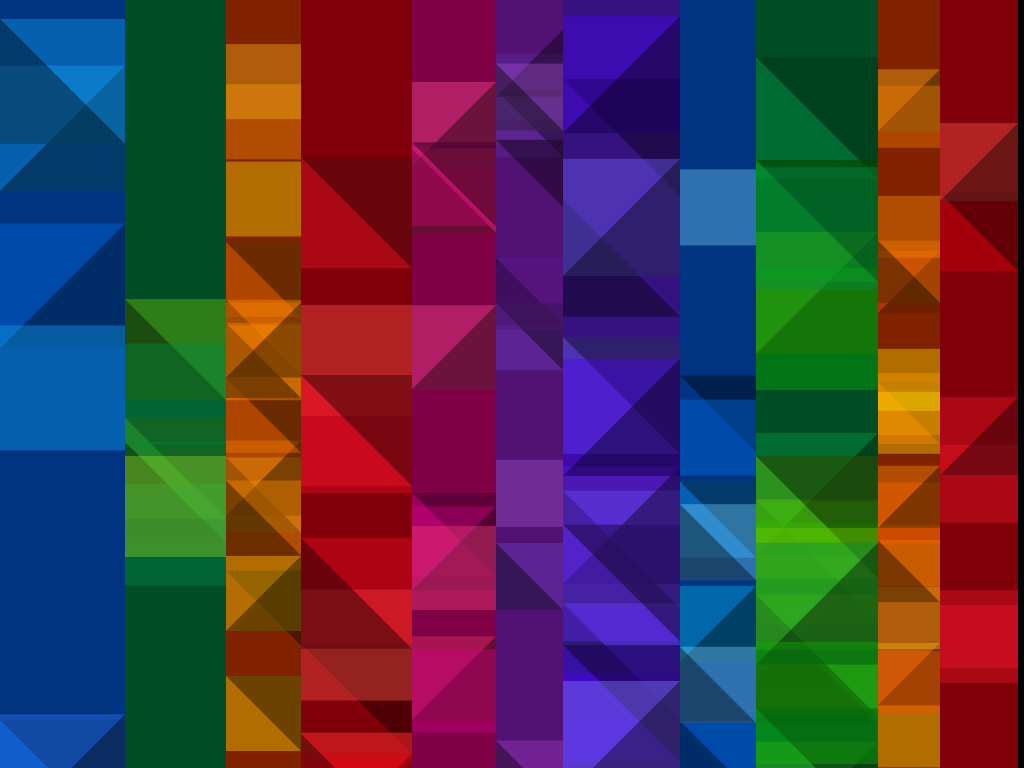
Frame 1 (no input)
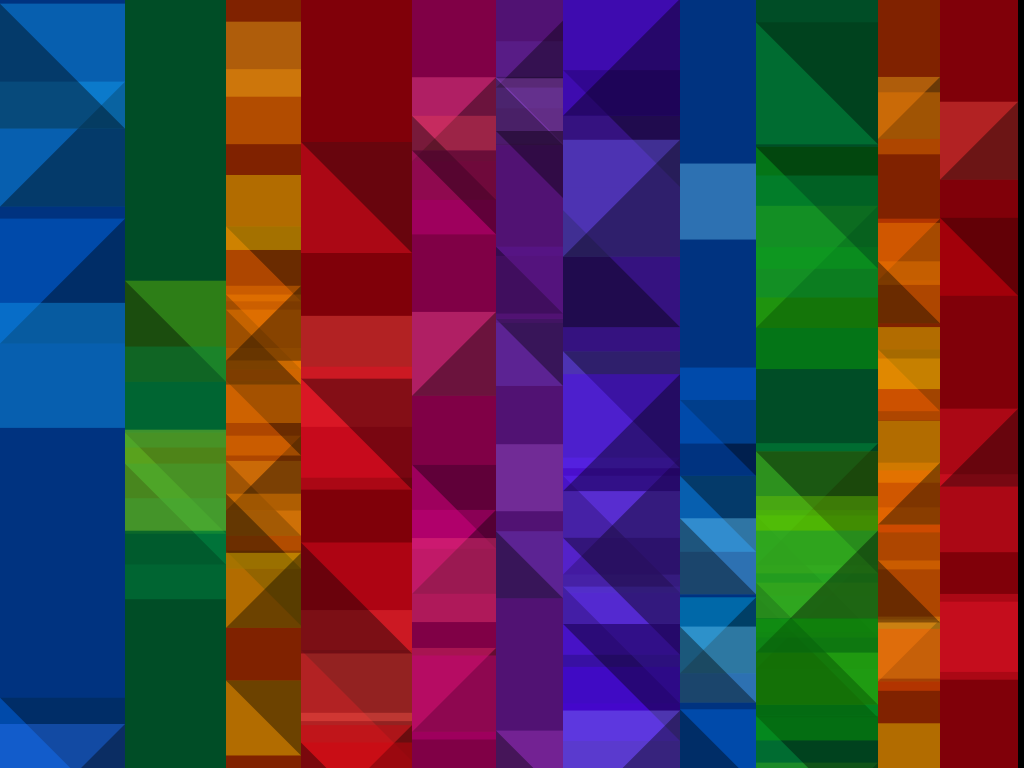
Frame 60 (the mouse pressed at the canvas centre just before this capture)
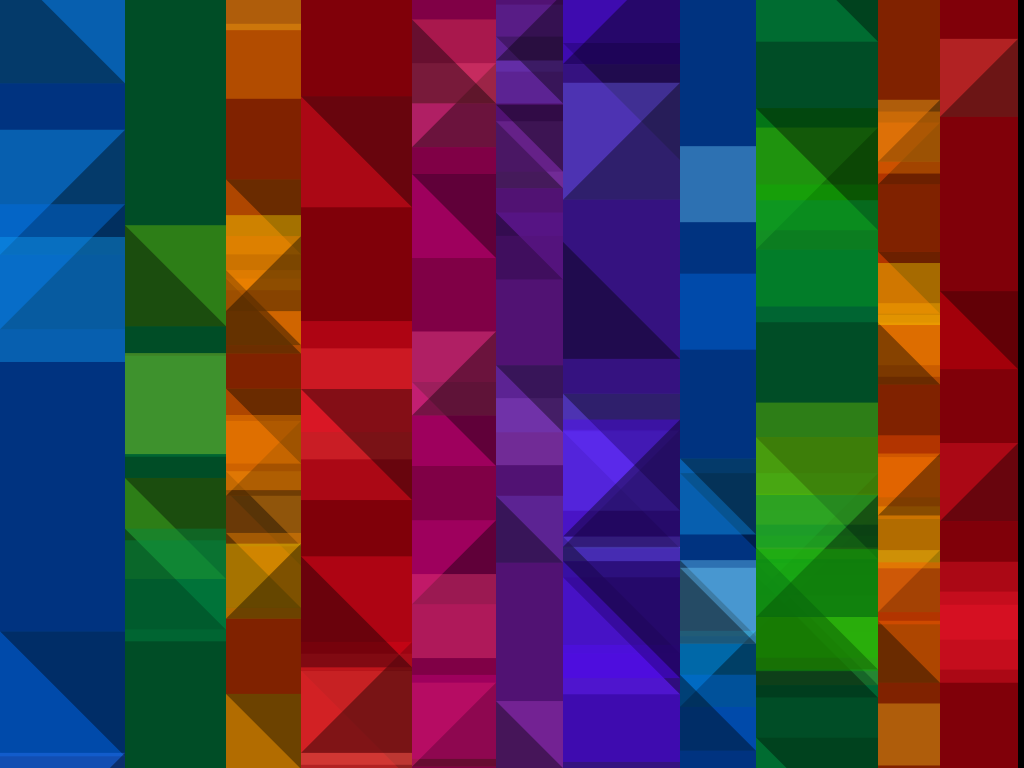
Frame 120 (the mouse held since frame 60 and released just before this capture)

The Processing sketch that drew these frames (run headless with seeded random() and noise(); from frame 60 on, the mouse is pressed at the canvas centre):

// Processing sketch: processing_158768
// ── processing_158768.pde

int _num = 120;
Box[] _BoxArr = {};   
color[] blues1 = {#00bae5, #2f79ff, #74d1ff, #13a3f7, #006eeb, #003380};
color[] blues2 = {#6155ff, #8582ff, #4d00f7, #6924ff, #7466ff, #351280};
color[] greens = {#009b42, #72c900, #0ab300, #9ed927, #008a46, #004d26};
color[] oranges = {#f7b81c, #ffdd00, #ff8b00, #ff4f00, #f67d00, #802200};
color[] reds = {#f50a24, #d5000e, #ff574d, #ff574d, #ed1429, #800009};
color[] pinks = {#e83d56, #f74179, #e63262, #cd007f, #f94e91, #800046};
color[] purples = {#5f189e, #8c3db8, #a83ac5, #a352cc, #6d3cc5, #511273};
color[] colors[] = {blues1, greens, oranges, reds, pinks, purples, blues2, blues1, greens, oranges, reds};
int[] widths = {196, 158, 118, 174, 132, 106, 184, 120, 192, 98, 122};

int counter = 0;

void setup() {
  size(1024,768);
  bgBars thisBG = new bgBars();
  background(0);
  smooth();
  //strokeWeight(1);
  //fill(150, 50);
  
  drawBoxes();
}

void draw() {
  //background(0);
  bgBars thisBG = new bgBars();
  for (int i=0; i<_BoxArr.length; i++) {
    counter += 1;
    Box thisBox = _BoxArr[i];
    thisBox.updateMe();
  }
}

void mouseReleased() {
  //Box thisBox = _BoxArr[0];
  //background(0);
  drawBoxes();
  //_BoxArr = {};
}

void drawBoxes() {
  for (int i=0; i<_num; i++) { 
    Box thisBox = new Box(i);
    thisBox.drawMe();
    _BoxArr = (Box[])append(_BoxArr, thisBox);
  }
}


//================================= objects

class bgBars{
  // properties
  int prevX;
  color localColor;
  int localWidth;
  
  // constructor
  bgBars(){
    drawBGBars();
  }
  
  // method
  void drawBGBars(){
    prevX = 0;
    for(int w=0; w<colors.length ; w++){
      localColor = colors[w][5];
      noStroke();
      fill(localColor);
      localWidth = (widths[w] * width)/1600;
      rect(prevX,0, localWidth,height);
      prevX +=localWidth;
    }
  }
}

class Box {

  // properties
  float x, y;
  float boxW; 
  color linecol, fillcol; 
  float alph;
  int triDir; //triangle? and if so, which way?
  int whichDir; //which way to move: x or y?
  float ymove, ymoveVar;
  int whichColor;
  float localWidth;
  
  // constructor
  Box (int locali) {
    whichColor = round(random(colors.length -1));
    localWidth = round(widths[whichColor] * width)/1600; //based on 1600 pixel wide screen
    x = 0;
    for(int q=0; q<whichColor; q++){
      x += round(widths[q] * width)/1600;
    }
    y = random(height);
    boxW = localWidth;
    
    fillcol = colors[whichColor][round(random(5))];
    alph = 25 + round(75); //for triangle
    triDir = round(random(4)); //for triangle 0 = none
    //whichDir = round(random(1)) + 1;
    //xmove = (round(random(1)) * 2 - 1) * boxW/50;   
    //ymove = (round(random(1)) * 2 - 1) * boxW/37;  
    ymove = (round(random(1)) * 2 - 1) * (random(10) + 1)/2;
    ymoveVar = 500 + random(500);
  }
  
  // method - render me to screen
  void drawMe() { 
    noStroke(); 
    fill(fillcol, alph);
    rect(x, y, boxW, boxW);
    
    if (triDir > 0){
      noStroke();
      fill(0, alph);
      switch(triDir) {
        case 0: 
          break;
        case 1:
          triangle(x,y, x,(y + boxW), (x + boxW),(y + boxW));
          break;
        case 2:
          triangle(x,y, (x + boxW),(y + boxW), (x + boxW), y);
          break;
        case 3:
          triangle((x + boxW),y, x,(y + boxW), (x + boxW),(y + boxW));
          break;
        case 4:
          triangle(x,(y + boxW), x,y, x,(y + boxW));
          break;
      }
    }
  }
  
  // method - called on the frameloop
  void updateMe() {
    
    //if(whichDir == 1){
      //x += xmove;
    //}else{
      
      y += sin(radians(counter/ymoveVar)) * ymove;
      //println(radians(counter/ymoveVar) + " " + (counter/ymoveVar));
    //}
    
    if (x > (width+boxW)) { x = 0 - boxW; }
    if (x < (0-boxW)) { x = width+boxW; }
    if (y > (height+boxW)) { y = 0 - boxW; }
    if (y < (0-boxW)) { y = height+boxW; }
    
    drawMe();
    //overlaps
    /*
   for (int i=0; i<_BoxArr.length; i++) {
      Box otherBox = _BoxArr[i];
      float locX = x + boxW/2;
      float locY = y + boxW/2;
      float oLocX = otherBox.x + (otherBox.boxW)/2;
      float oLocY = otherBox.y + (otherBox.boxW)/2;
    
      if (otherBox != this) {
        float dis = dist(locX, locY, oLocX, oLocY); 
        float overlap = dis - boxW/2 - otherBox.boxW/2; 
        if (overlap < 0) { 
          float midx, midy;
          if (locX < oLocX) {
            midx = locX + (otherBox.x - locX)/2;
          } else {
            midx = oLocX + (locX - oLocX)/2;
          }
          if (locY < oLocY) {
            midy = locY + (oLocY - locY)/2;
          } else {
            midy = oLocY + (locY - oLocY)/2;
          }
          midx += overlap/2;
          midy += overlap/2;
          //stroke(0, alph/2);
          noStroke();
          fill(fillcol, alph/2);
          //noFill();
          overlap *= -1;
          rect(midx, midy, overlap, overlap);
          //rotate(.001);
        }
      }
    }
    */
    //end overalps
  }
}
